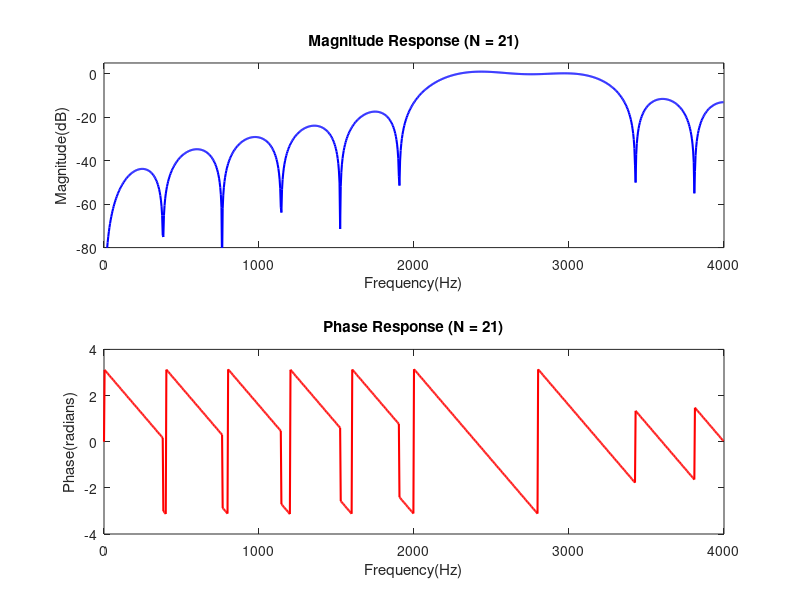

Reproduce this figure in MATLAB. (Note: this script raises an error after producing the figure.)
clear;
clc;

% sampling frequency
fs = 8e3;
% lower cutoff frequency
fl = 2.5e3;
% upper cutoff frequency
fu = 3e3;
% filter length 
N=21;
% filter order
M = N-1;
% cutoff index in frequency domain
kl = round((fl/fs)*M);
ku = round((fu/fs)*M);

% initialize frequency response
H = zeros(1,N);
% passband from kl to ku
H(kl+1:ku+1) = 1;
% symmetric passband for real response
H(N-ku+1:N-kl+1) = 1;

% compute IDFT to get time-domain filter coefficients, h[n]
h = real(ifft(H));

% shift for linear phase
h = fftshift(h);

% display filter coefficients
fprintf('FIR filter coefficients for N = %d: \n',N);
disp(h);

% frequency response
[Hf, w] = freqz(h,1,1024,fs);

% plot magnitude response
figure;
subplot(2,1,1);
plot(w,20*log10(abs(Hf)), 'b', 'LineWidth',1.5);
xlabel('Frequency(Hz)');
ylabel('Magnitude(dB)');
title(['Magnitude Response (N = ',num2str(N),')']);
ylim([-80 5]);

% plot phase response
subplot(2,1,2);
plot(w,angle(Hf), 'r', 'LineWidth',1.5);
xlabel('Frequency(Hz)');
ylabel('Phase(radians)');
title(['Phase Response (N = ',num2str(N),')']);

sgtitle("FIR Band-pass filter design using Frequency Sampling method");
